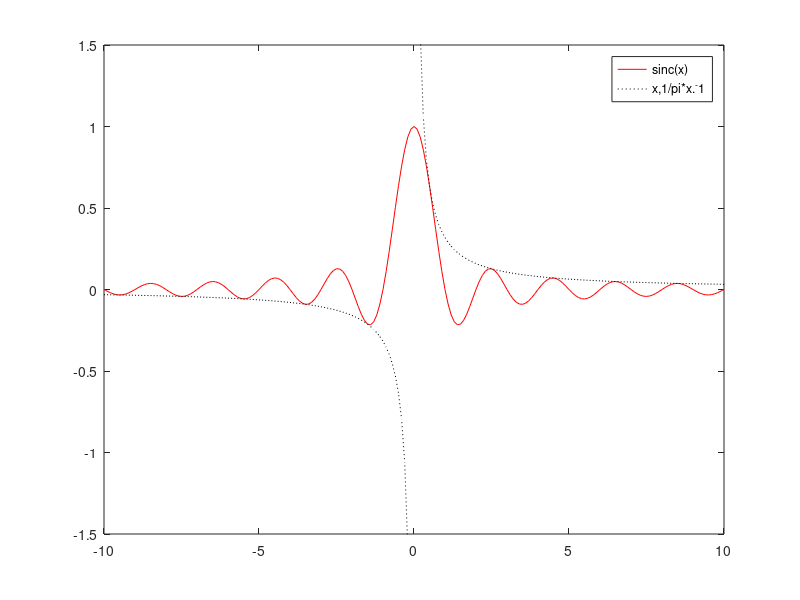

MATLAB code for this plot:
x=-10:0.1:10;
y = sinc(x)
plot (x,y,'-r')
hold on
plot (x,1/pi*x.^-1,'k:')
axis ([-10 10 -1.5 1.5])
legend ('sinc(x)','x,1/pi*x.^-1');
hold off